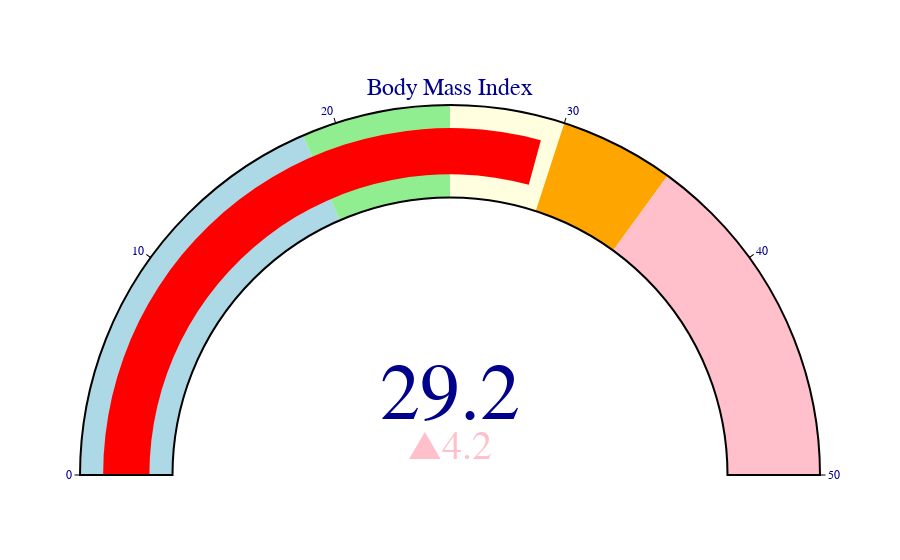

The cell this chart's notebook holds for it:
### Code cell
# Weight 100kg, height 1.85 meters, BMI graph returned.
calculate_bmi(100, 1.85, return_graph=True)

### Figure 1 — Plotly figure (JSON) as saved in the notebook; plotly's stock layout.template omitted (floating-point values rounded to 4 significant figures)
{"data": [{"delta": {"increasing": {"color": "Pink"}, "reference": 25}, "domain": {"x": [0, 1], "y": [0, 1]}, "gauge": {"axis": {"range": [null, 50], "tickcolor": "black", "tickwidth": 1}, "bar": {"color": "Red"}, "bgcolor": "white", "bordercolor": "black", "borderwidth": 2, "steps": [{"color": "lightblue", "range": [0, 18.5]}, {"color": "lightgreen", "range": [18.5, 25]}, {"color": "lightyellow", "range": [25, 30]}, {"color": "orange", "range": [30, 35]}, {"color": "Pink", "range": [35, 50]}]}, "mode": "gauge+number+delta", "title": {"font": {"size": 24}, "text": "Body Mass Index"}, "type": "indicator", "value": 29.22}], "layout": {"font": {"color": "darkblue", "family": "Arial"}}}
